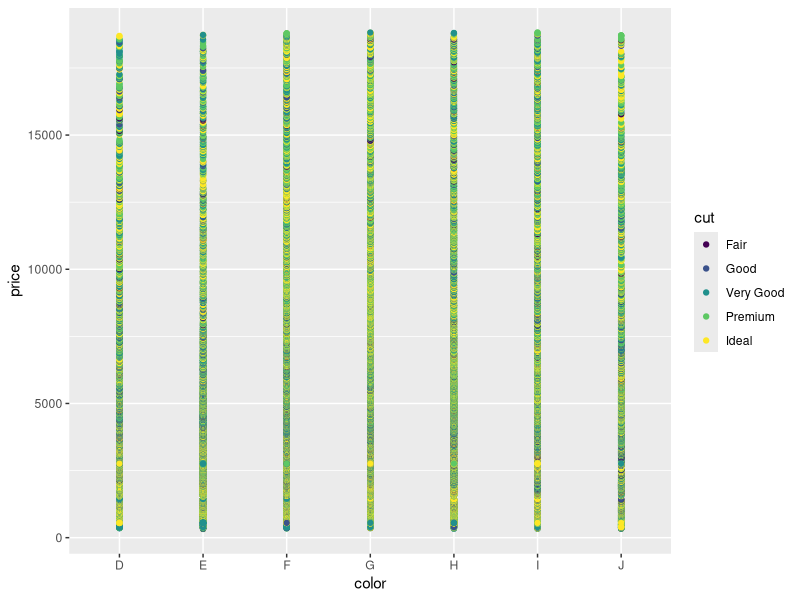
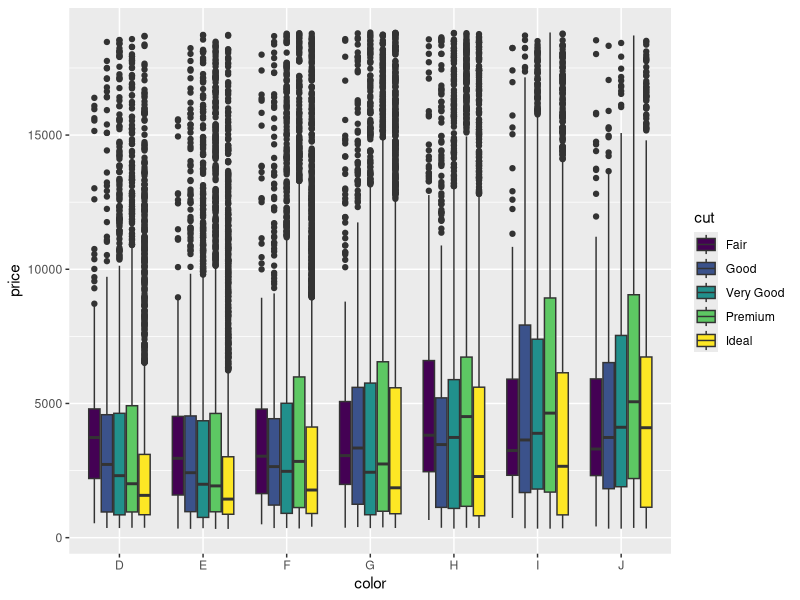
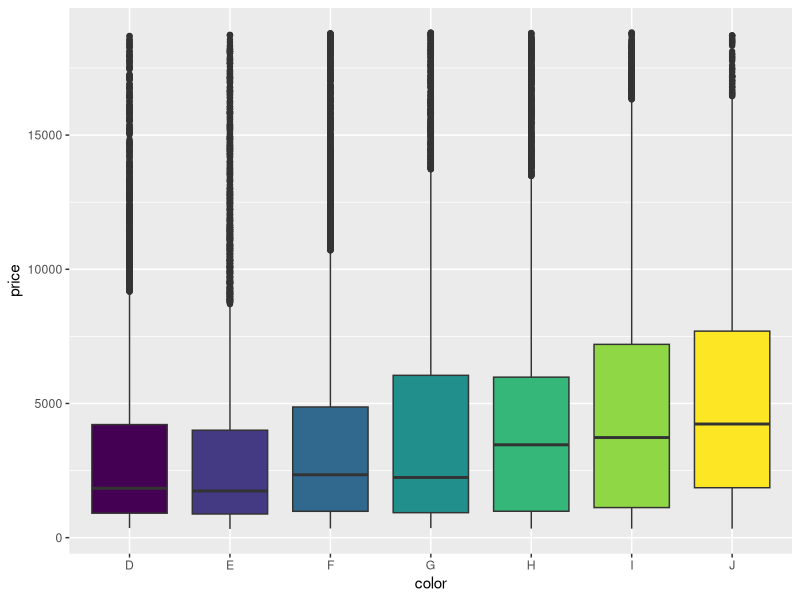
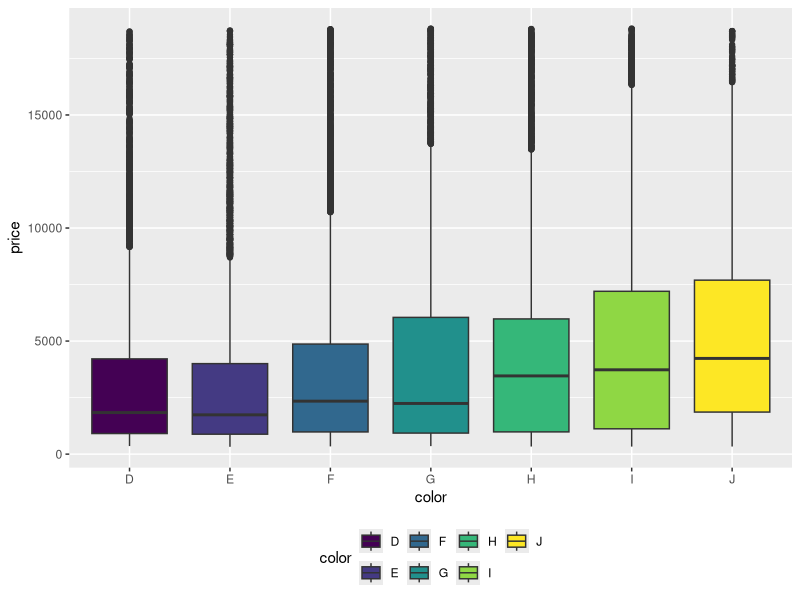
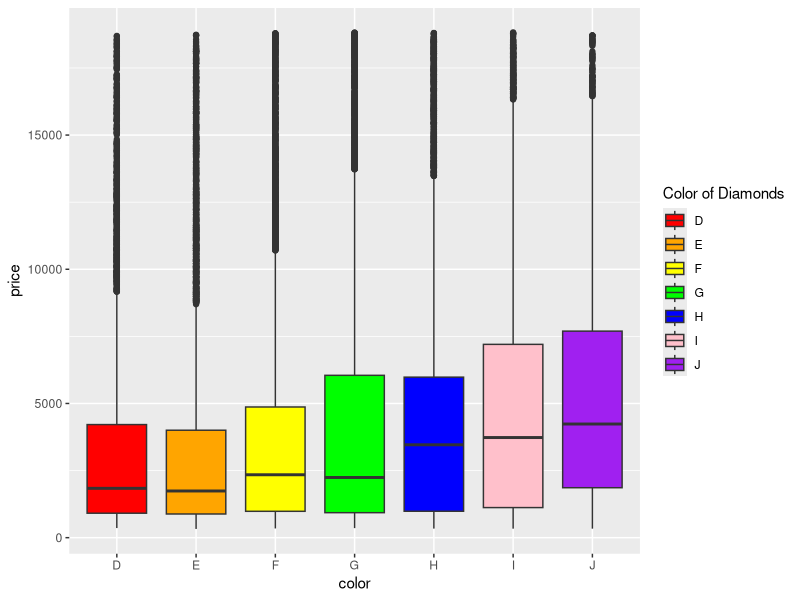
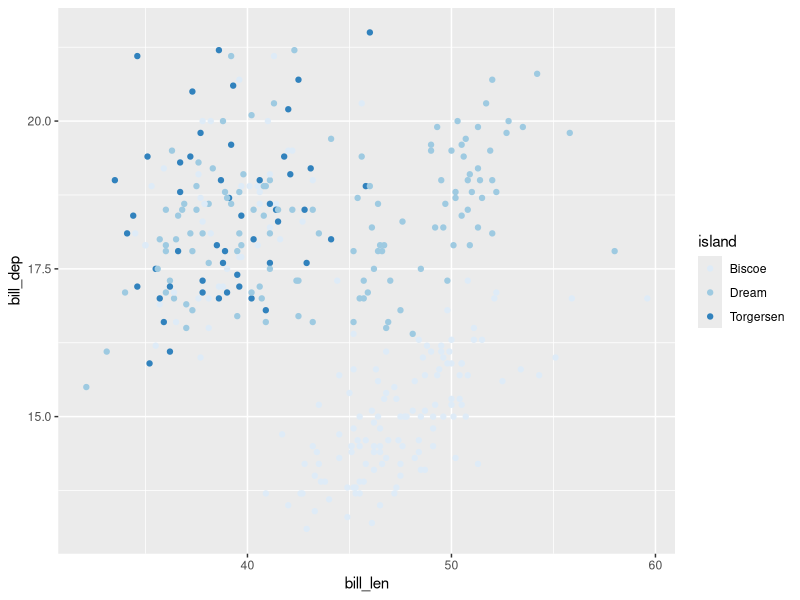
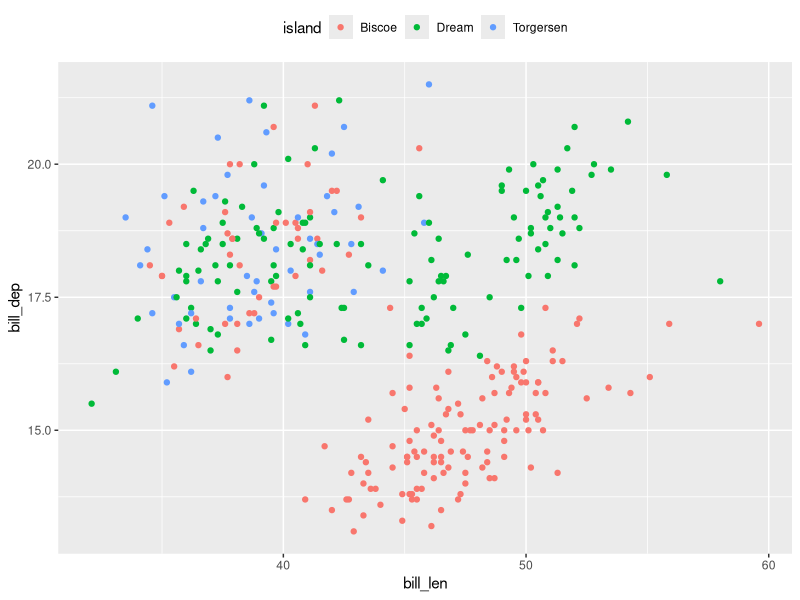
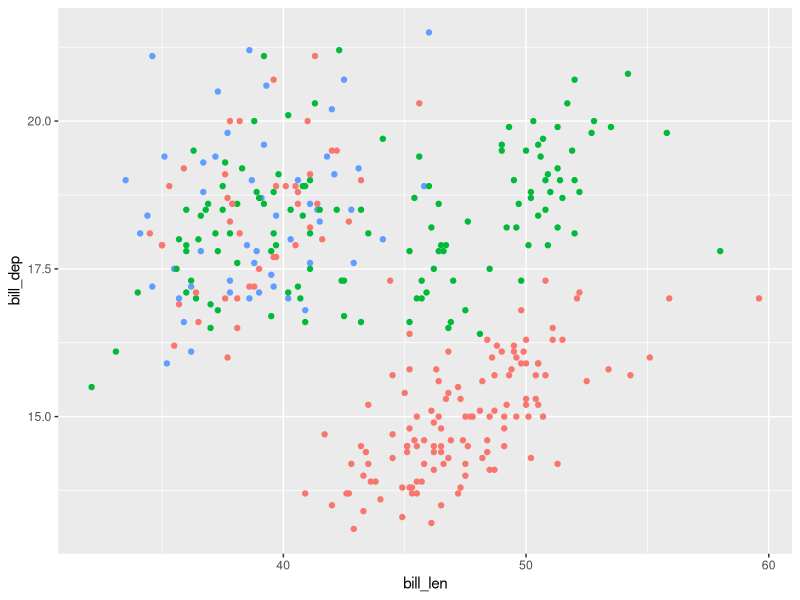

Source code (R) for these figures, in order: (Note: this script raises an error after producing the figures.)
## ---- chunk 1
library(tidyverse)
ggplot(diamonds, aes(color, price, color= cut))+ geom_point()# not super helpful 
ggplot(diamonds, aes(color, price, fill=cut)) + geom_boxplot()

ggplot(diamonds, aes(color, price, fill = color)) + geom_boxplot() + theme(legend.position = "none")
## ---- chunk 2
ggplot(diamonds, aes(color, price, fill = color)) + geom_boxplot() + theme(legend.position = "bottom")
## ---- chunk 3
ggplot(diamonds, aes(color, price, fill = color)) + geom_boxplot() + scale_fill_manual(values = c("red", "orange", "yellow", "green", "blue", "pink", "purple"), name = "Color of Diamonds")
## ---- chunk 4

## ---- chunk 5
data(penguins)
library(ggplot2)
ggplot(penguins, aes(bill_len, bill_dep, color = island)) + geom_point() + scale_color_brewer(palette = "Blues")
## ---- chunk 6
ggplot(penguins, aes(bill_len, bill_dep, color = island)) + geom_point() + theme(legend.position = "top")
## ---- chunk 7
ggplot(penguins, aes(bill_len, bill_dep, color = island)) + geom_point() + theme(legend.position = "none")
## ---- chunk 8
ggplot(penguins, aes(bill_len, bill_dep, color = islands))+ geom_point() + scale_color_brewer(palette = "Blues", name = "Island Habitant")
## ---- chunk 9
library(viridis)
ggplot(penguins, aes(bill_len, bill_dep, color = flipper_len)) + geom_point() + scale_color_viridis(discrete = FALSE, option = "magma")
## ---- chunk 10
ggplot(diamonds, aes(color, price, color= cut))+ geom_boxplot() + facet_wrap(~cut)


## ---- chunk 11
colorPriceGraph <- ggplot(diamonds, aes(color, price, color = cut)) + geom_boxplot()
colorPriceGraph + facet_wrap(~cut)
## ---- chunk 12
levels(diamonds$cut) <- c("fair cut", "good cut", "very good cut", "premium cut", "ideal cut")
ggplot(diamonds, aes(color, price, color = cut)) + geom_boxplot() + facet_wrap(~cut)
## ---- chunk 13
labels <- c("fair cut" = "Faur", "good cut" = "Good",  "very good cut" = "Very Good", "premium cut" = "Premium", "ideal cut" = "Ideal")
ggplot(diamonds, aes(color, price, color = cut)) + geom_point() + facet_wrap(~cut, labeller = as_labeller(labels))
## ---- chunk 14
data(mtcars)
ggplot(mtcars, aes(mpg, hp, color = cyl)) + geom_point() + facet_wrap(~cyl) + scale_color_viridis(discrete = FALSE, option = "magma")
## ---- chunk 15
ggplotExample <- ggplot(penguins, aes(species, flipper_len, fill = island)) + geom_boxplot() + scale_fill_viridis(discrete = TRUE, option = "magma") + theme_classic() + ggtitle(label = "Penguin Flipper Length Across Species and Islands") + xlab("Species Name") + ylab("Flipper Length in Hillmeters") + theme(text = element_text(family = "serif", size = 18))

ggplotExample
## ---- chunk 16
ggsave("PenguinFlipperLength.tiff", width = 10, height = 10, units = "in", dpi = 380)
## ---- chunk 17
